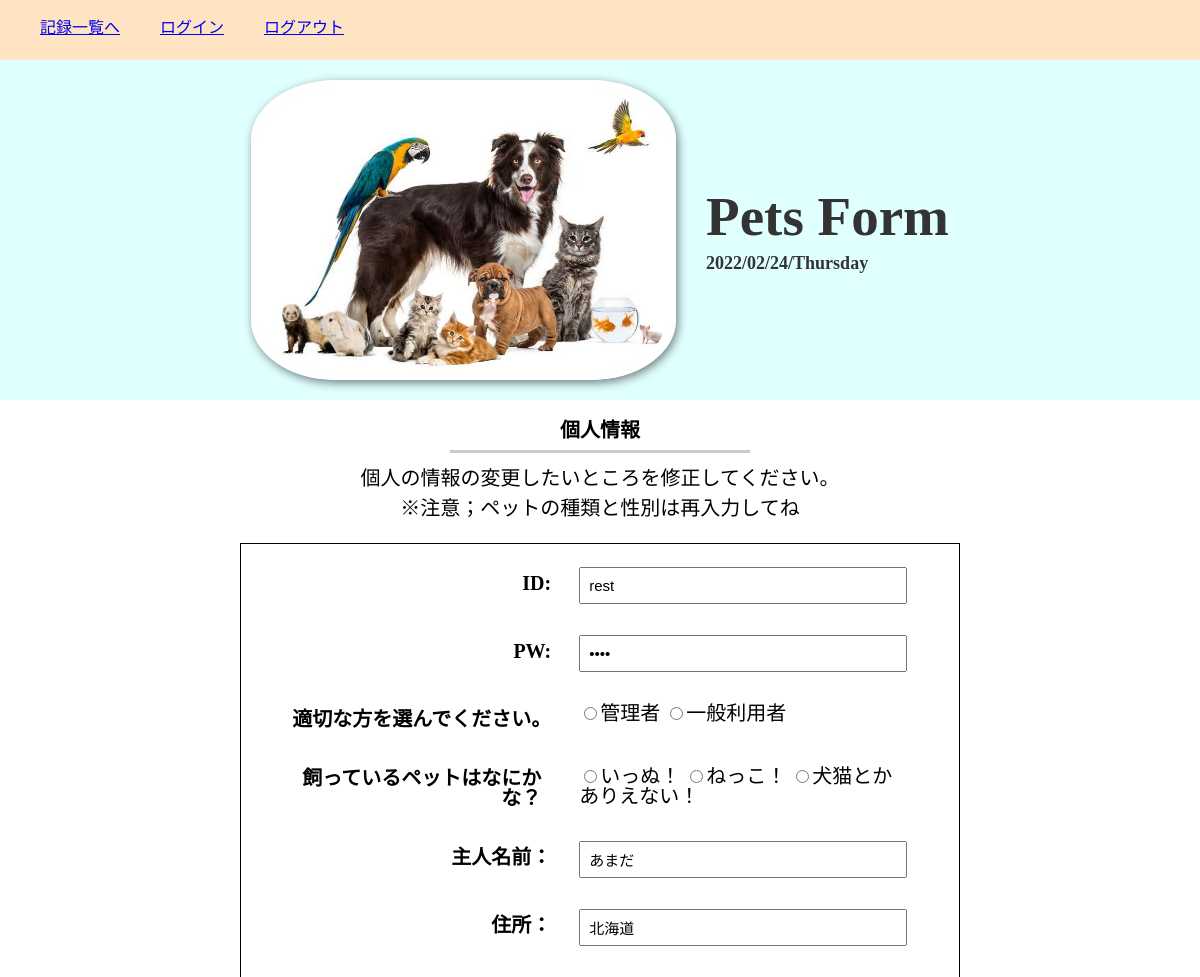
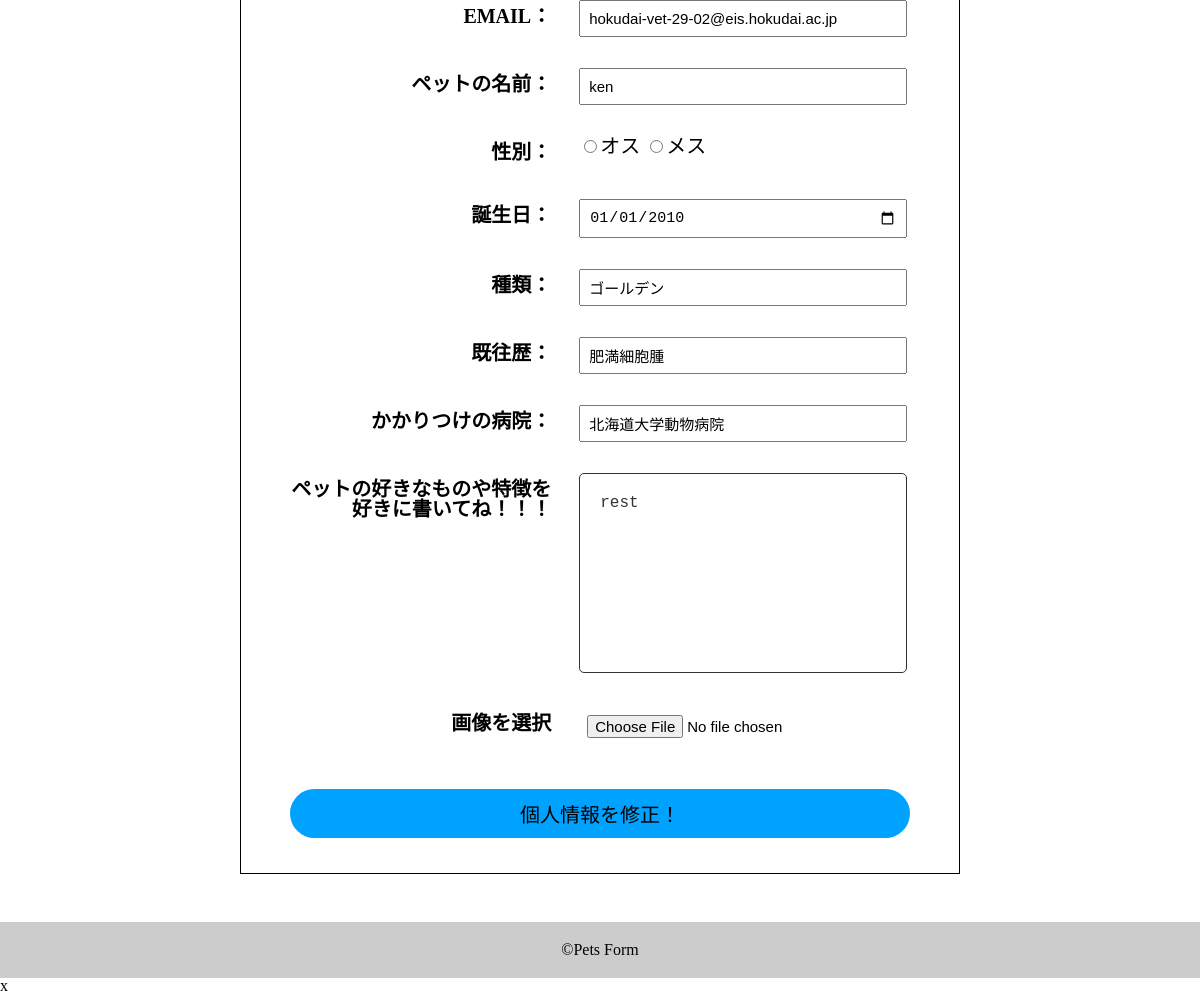
Screenshot of /profile_modi.php?id=66 with the database file from the repository (2 pictures, top to bottom).
### tables this page shows
CREATE TABLE `honer_db` (
  `id` int(12) NOT NULL,
  `lid` varchar(64) NOT NULL,
  `lpw` varchar(128) NOT NULL,
  `kanri_flg` int(11) NOT NULL,
  `pet` varchar(64) DEFAULT NULL,
  `name` varchar(64) NOT NULL,
  `address` varchar(128) NOT NULL,
  `email` varchar(128) NOT NULL,
  `pname` varchar(64) NOT NULL,
  `sex` varchar(64) DEFAULT NULL,
  `birth` date DEFAULT NULL,
  `sp` varchar(64) NOT NULL,
  `mhistory` text,
  `hospital` varchar(64) DEFAULT NULL,
  `comment` text,
  `fname` varchar(128) DEFAULT NULL
);

### profile_modi.php (the view, shortened to what this page needs)
<?php
$message = date('Y/m/d/l');
?>
<?php
$pdo = db_conn();
$id = $_GET["id"];
$stmt = $pdo->prepare('SELECT * FROM honer_db WHERE id=:id;');
$stmt->bindValue(':id',$id,PDO::PARAM_INT);
$status = $stmt->execute();
if ($status === false) {
    sql_error($status);
} else {
    $result = $stmt->fetch();
}
?>
<!DOCTYPE html>
<html lang='ja'>
<head>
    <link rel='stylesheet' href='css/reset.css'>
    <link rel='stylesheet' href='css/style.css'>
</head>
<body>
<header>
    <nav class="navbar">
        <div class="container-fluid">
            <div class="navbar-header">
                <div class="navbar-header"><a class="navbar-brand" href="log.php">記録一覧へ</a></div>
                <div class="navbar-header"><a class="navbar-brand" href="index.php">ログイン</a></div>
                <div class="navbar-header"><a class="navbar-brand" href="logout.php">ログアウト</a></div>
            </div>
        </div>
    </nav>
</header>
    <div class='wrap'>
        <div class='prof'>
            <div class='prof__img'><img src='img/2_Precious_Pets_2-1.jpg'alt=''></div>
            <div class='prfo__contents'>
                <div class='prof__name'>Pets Form</div>
                <div class='prof__text'><?php echo $message; ?></div>
            </div>
        </div>
        <div class='contents'>
            <div class='title'>個人情報</div>
            <div class='text'>
                <p>個人の情報の変更したいところを修正してください。<br>
                ※注意；ペットの種類と性別は再入力してね</p>
            </div>
        </div>
        <form action='update.php' method="post" enctype="multipart/form-data">
            <dl class ='profile-list'>
                <dt class="profile-title">ID:</dt>
                <dd class="profile-items"><input type="text" name="lid" value="<?=$result['lid']?>"/></dd>
                <dt class="profile-title">PW:</dt>
                <dd class="profile-items"><input type="password" name="lpw" value="<?=$result['lpw']?>"/></dd>
                <dt class="profile-title">適切な方を選んでください。</dt>
                <dd class="profile-items">
                    <label class="form-label"><input type="radio" name="kanri_flg" value="1"/>管理者</label>
                    <label class="form-label"><input type="radio" name="kanri_flg" value="0"/>一般利用者</label>
                </dd>
                <dt class="profile-title profile-radio">飼っているペットはなにかな？</dt>
                <dd class="profile-items">
                    <label class="form-label"><input type='radio' name="pet" value="犬">いっぬ！</label>
                    <label class="form-label"><input type='radio' name="pet" value="猫">ねっこ！</label>
                    <label class="form-label"><input type='radio' name="pet" value="その他">犬猫とかありえない！</label>
                </dd>
                <dt class="profile-title">主人名前： </dt>
                <dd class="profile-items"><input  type="text" name="name" value="<?=$result['name']?>"></dd>
                <dt class="profile-title">住所：</dt>
                <dd class="profile-items"><input type="text" name="address" value="<?=$result['address']?>"></dd>
                <dt class="profile-title">EMAIL：</dt>
                <dd class="profile-items"><input type="email" name="email" value="<?=$result['email']?>"></dd>
                <dt class="profile-title">ペットの名前：</dt>
                <dd class="profile-items"><input  type="text" name="pname" value="<?=$result['pname']?>"></dd>
                <dt class="profile-title">性別：</dt>
                <dd class="profile-items">
                    <label class="form-label"><input type='radio' name="sex" value="オス">オス</label>
                    <label class="form-label"><input type='radio' name="sex" value="メス">メス</label>
                </dd>
                <dt class="profile-title">誕生日：</dt>
                <dd class="profile-items"><input  type="date" name="birth" value="<?=$result['birth']?>">
                </dd>
                <dt class="profile-title">種類：</dt>
                <dd class="profile-items"><input type="text" name="sp" value="<?=$result['sp']?>"></dd>
                <dt class="profile-title">既往歴：</dt>
                <dd class="profile-items"><input type="text" name="mhistory" value="<?=$result['mhistory']?>"></dd>
                <dt class="profile-title">かかりつけの病院：</dt>
                <dd class="profile-items"><input type="text" name="hospital" value="<?=$result['hospital']?>"></dd>
                <dt class="profile-title">ペットの好きなものや特徴を好きに書いてね！！！</dt>
                <dd class="profile-items"><textarea name='text' id='comment'><?=$result['comment']?></textarea></dd>
                <dt class="profile-title"><label>画像を選択</label></dt>
                <dd class="profile-items"><input type="file" name="fname" accept="image/*" value="<?=$result['fname']?>"></dd>
            </dl>
            <button type="submit">個人情報を修正！</button>
        </form>
        <footer class='footer'>
            <small class='copy'>&copy;Pets Form</small>
        </footer>x
    </div>
</body>
</html>

### css/style.css (style rules this page uses)
.navbar { background-color: bisque; height: 60px; }
.navbar-header { display: flex; flex-wrap: wrap; padding: 10px 20px; }
.wrap { display: flex; flex-direction: column; position: relative; }
.prof { background: lightcyan; padding: 20px; display: flex; align-items: center; justify-content: center; }
.prof__img { width: 425px; height: 300px; overflow: hidden; border-radius: 20%; border: 10px solid #fff; box-shadow: 2px 3px 10px rgba(0, 0, 0, 0.5); }
.prof__img img { object-fit: cover; height: 280px; object-position: center; }
.prfo__contents { margin-left: 30px; }
.prof__name { font-size: 55px; color: #333; font-weight: bold; margin-bottom: 10px; }
.prof__text { font-size: 18px; font-weight: bold; color: #333; }
.contents { margin: 20px auto; text-align: center; font-size: 20px; }
.title { text-align: center; font-size: 20px; border-bottom: 3px solid #ccc; font-weight: bold; padding-bottom: 10px; width: 300px; margin: 0 auto 10px; }
.text { max-width: 1000px; margin: 0 auto ; font-size: 20px; line-height: 1.5; text-align: center; }
.footer { margin-top: auto; background: #ccc; width: 100%; text-align: center; padding: 20px 0; }
form { width: 60%; margin: 0 auto 3pc; border: 1px solid #000; padding: 15px; }
form button { width: 90%; font-size: 20px; border: none; outline: none; margin: 20px auto; display: block; color: #000; border-radius: 30px; background: rgb(0, 162, 255); padding: 10px; }
.profile-list { display: flex; flex-wrap: wrap; margin: auto; }
.profile-title { width: 40%; font-weight:bold; text-align: right; margin: 0 20px 15px; padding: 14px 0; font-size: 20px; }
.profile-items { box-sizing: border-box; display: block; margin: 0 0 15px; width: 50%; height: 100%; padding: 8px; font-size: 20px; }
.profile-title.profile-radio { padding: 10px; }
dd>input { padding: 8px; width: 100%; font-size: 15px; }
form textarea { resize: none; width: 100%; height: 200px; padding: 20px; font-size: 16px; color: #333; border: 1px solid #333; border-radius: 5px; outline: none; }

### rows the page displays
honer_db: lid "rest", name "あまだ", address "北海道", email "hokudai-vet-29-02@eis.hokudai.ac.jp", pname "ken", birth "01/01/2010", sp "ゴールデン", mhistory "肥満細胞腫", hospital "北海道大学動物病院", text "rest"
